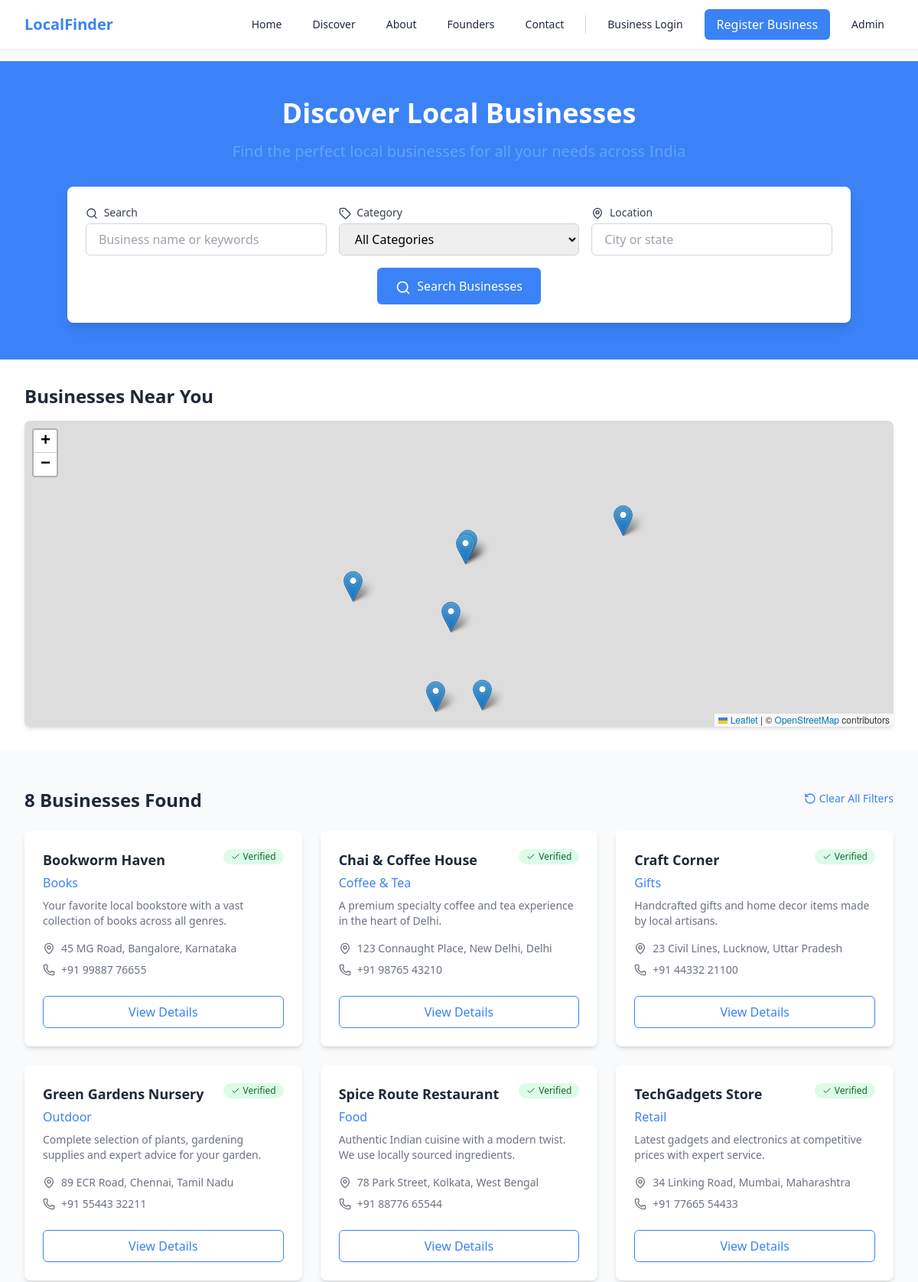
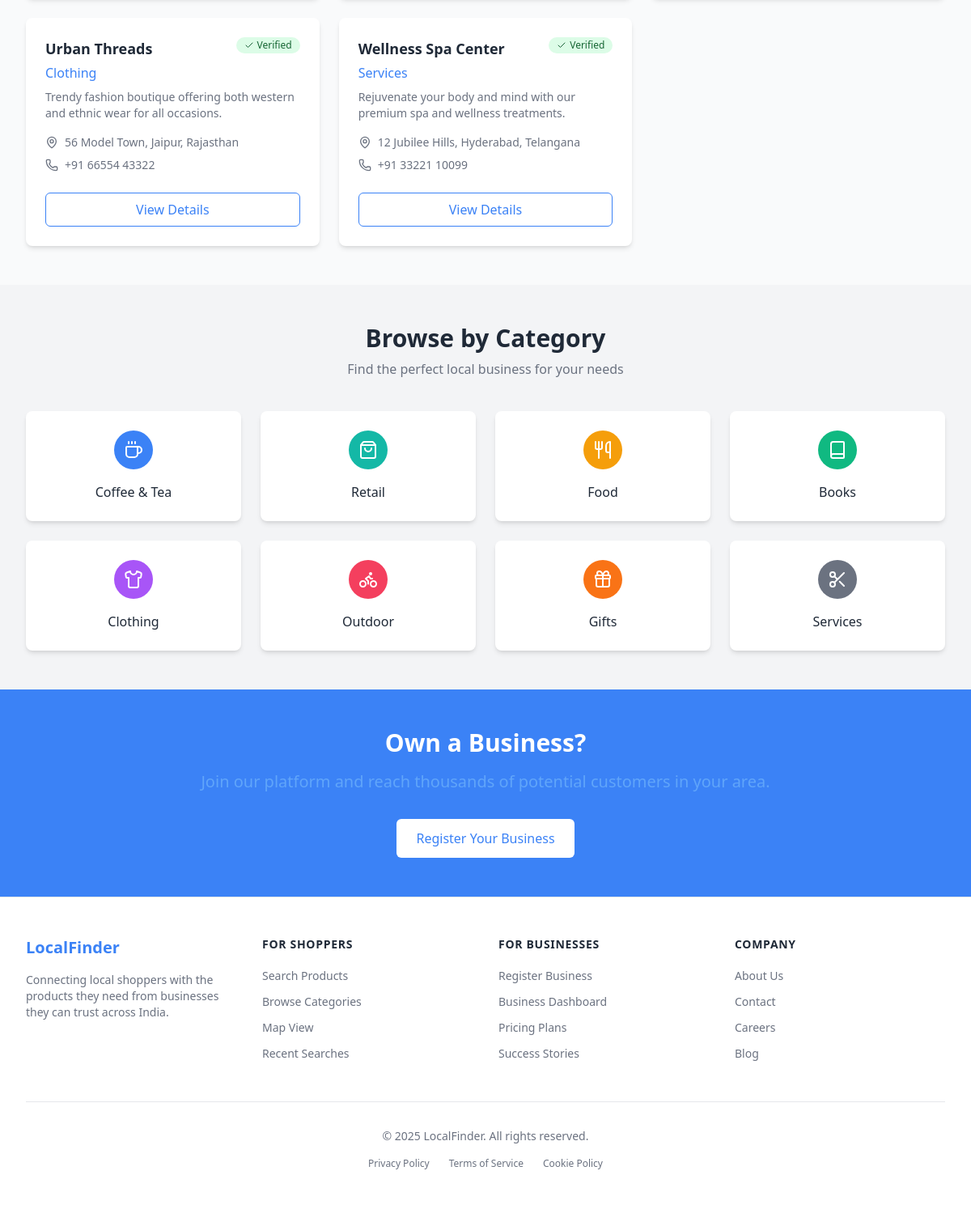
/discover.php, run on the app's committed database (2 pictures, top to bottom).
### tables this page shows
CREATE TABLE `businesses` (
  `id` int(11) NOT NULL AUTO_INCREMENT,
  `business_name` varchar(100) NOT NULL,
  `category` varchar(50) NOT NULL,
  `description` text,
  `address` varchar(200) NOT NULL,
  `city` varchar(50) NOT NULL,
  `state` varchar(50) NOT NULL,
  `postal_code` varchar(20) DEFAULT NULL,
  `phone` varchar(20) NOT NULL,
  `email` varchar(100) NOT NULL,
  `password` varchar(255) NOT NULL,
  `owner_name` varchar(100) DEFAULT NULL,
  `status` enum('pending','approved','rejected') DEFAULT 'pending',
  `created_at` timestamp NOT NULL DEFAULT CURRENT_TIMESTAMP,
  PRIMARY KEY (`id`),
  UNIQUE KEY `email` (`email`)
);

### discover.php (the view, shortened to what this page needs)
<?php
$host = "localhost";
$username = "root";
$password = "";
$database = "localfinder";
$conn = mysqli_connect($host, $username, $password, $database);
$search = isset($_GET['search']) ? $_GET['search'] : '';
$category = isset($_GET['category']) ? $_GET['category'] : '';
$location = isset($_GET['location']) ? $_GET['location'] : '';
$query = "SELECT * FROM businesses WHERE status = 'approved'";
$query .= " ORDER BY business_name ASC";
$result = mysqli_query($conn, $query);
?>
<!DOCTYPE html>
<html lang="en">
<head>
    <script src="https://cdn.tailwindcss.com"></script>
    <link href="https://unpkg.com/lucide-icons/dist/umd/lucide.css" rel="stylesheet">
    <link rel="stylesheet" href="https://unpkg.com/leaflet@1.9.4/dist/leaflet.css"
/>
</head>
<body class="bg-gray-50 min-h-screen flex flex-col">
    <?php include 'header.php'; ?>
    <main class="flex-grow pt-20">
        <div class="bg-finder-blue py-12">
            <div class="max-w-7xl mx-auto px-4 sm:px-6 lg:px-8">
                <div class="text-center">
                    <h1 class="text-4xl font-bold text-white mb-4">Discover Local Businesses</h1>
                    <p class="text-xl text-finder-lightBlue max-w-3xl mx-auto">
                        Find the perfect local businesses for all your needs across India
                    </p>
                </div>
                <div class="max-w-5xl mx-auto mt-8">
                    <form action="<?php echo htmlspecialchars($_SERVER["PHP_SELF"]); ?>" method="GET" class="bg-white p-6 rounded-lg shadow-lg">
                        <div class="grid grid-cols-1 md:grid-cols-3 gap-4">
                            <div>
                                <label for="search" class="block text-sm font-medium text-gray-700 mb-1">
                                    <i data-lucide="search" class="w-4 h-4 inline-block mr-1"></i>
                                    Search
                                </label>
                                <input type="text" id="search" name="search"
                                       class="w-full px-4 py-2 border border-gray-300 rounded-md focus:ring-finder-blue focus:border-finder-blue"
                                       placeholder="Business name or keywords"
                                       value="<?php echo htmlspecialchars($search); ?>">
                            </div>
                            <div>
                                <label for="category" class="block text-sm font-medium text-gray-700 mb-1">
                                    <i data-lucide="tag" class="w-4 h-4 inline-block mr-1"></i>
                                    Category
                                </label>
                                <select id="category" name="category"
                                        class="w-full px-4 py-2 border border-gray-300 rounded-md focus:ring-finder-blue focus:border-finder-blue">
                                    <option value="all" <?php echo empty($category) || $category == 'all' ? 'selected' : ''; ?>>All Categories</option>
                                </select>
                            </div>
                            <div>
                                <label for="location" class="block text-sm font-medium text-gray-700 mb-1">
                                    <i data-lucide="map-pin" class="w-4 h-4 inline-block mr-1"></i>
                                    Location
                                </label>
                                <input type="text" id="location" name="location" list="locations"
                                       class="w-full px-4 py-2 border border-gray-300 rounded-md focus:ring-finder-blue focus:border-finder-blue"
                                       placeholder="City or state"
                                       value="<?php echo htmlspecialchars($location); ?>">
                            </div>
                        </div>
                        <div class="mt-4 flex justify-center">
                            <button type="submit" class="px-6 py-3 bg-finder-blue text-white font-medium rounded-md hover:bg-finder-lightBlue focus:outline-none focus:ring-2 focus:ring-offset-2 focus:ring-finder-blue">
                                <i data-lucide="search" class="w-5 h-5 inline-block mr-1"></i>
                                Search Businesses
                            </button>
                        </div>
                    </form>
                </div>
            </div>
        </div>
        <div class="bg-white py-8">
            <div class="max-w-7xl mx-auto px-4 sm:px-6 lg:px-8">
                <h2 class="text-2xl font-bold text-finder-dark mb-4">Businesses Near You</h2>
                <div id="map" class="w-full h-96 rounded-lg shadow-md"></div>
            </div>
        </div>
        <div class="max-w-7xl mx-auto px-4 sm:px-6 lg:px-8 py-12">
            <div class="mb-6 flex flex-col md:flex-row md:justify-between md:items-center">
                <h2 class="text-2xl font-bold text-finder-dark mb-4 md:mb-0">
                    <?php
                    $count = mysqli_num_rows($result);
                    echo $count . ' ' . ($count == 1 ? 'Business' : 'Businesses') . ' Found';
                    ?>
                </h2>
                <div>
                    <a href="<?php echo htmlspecialchars($_SERVER["PHP_SELF"]); ?>" class="inline-flex items-center text-sm text-finder-blue hover:text-finder-lightBlue">
                        <i data-lucide="rotate-ccw" class="w-4 h-4 mr-1"></i>
                        Clear All Filters
                    </a>
                </div>
            </div>
            <?php if ($count > 0): ?>
                <div class="grid grid-cols-1 md:grid-cols-2 lg:grid-cols-3 gap-6">
                    <?php while ($business = mysqli_fetch_assoc($result)): ?>
                        <div class="bg-white rounded-lg shadow-md overflow-hidden hover:shadow-lg transition-shadow duration-300">
                            <div class="p-6">
                                <div class="flex justify-between items-start">
                                    <div>
                                        <h3 class="text-lg font-semibold text-finder-dark mb-1"><?php echo htmlspecialchars($business['business_name']); ?></h3>
                                        <p class="text-finder-blue mb-2"><?php echo htmlspecialchars($business['category']); ?></p>
                                    </div>
                                    <span class="inline-flex items-center px-2.5 py-0.5 rounded-full text-xs font-medium bg-green-100 text-green-800">
                                        <i data-lucide="check" class="w-3 h-3 mr-1"></i>
                                        Verified
                                    </span>
                                </div>
                                <p class="text-finder-gray text-sm mb-4 line-clamp-2">
                                    <?php
                                    echo !empty($business['description'])
                                         ? htmlspecialchars(substr($business['description'], 0, 150)) . (strlen($business['description']) > 150 ? '...' : '')
                                         : 'No description available';
                                    ?>
                                </p>
                                <div class="space-y-2 text-sm text-finder-gray">
                                    <div class="flex items-start">
                                        <i data-lucide="map-pin" class="w-4 h-4 mr-2 mt-0.5 flex-shrink-0"></i>
                                        <span><?php echo htmlspecialchars($business['address']); ?>, <?php echo htmlspecialchars($business['city']); ?>, <?php echo htmlspecialchars($business['state']); ?></span>
                                    </div>
                                    <div class="flex items-center">
                                        <i data-lucide="phone" class="w-4 h-4 mr-2 flex-shrink-0"></i>
                                        <span><?php echo htmlspecialchars($business['phone']); ?></span>
                                    </div>
                                </div>
                                <div class="mt-6">
                                    <a href="business-detail.php?id=<?php echo $business['id']; ?>" class="block w-full text-center px-4 py-2 border border-finder-blue rounded-md text-finder-blue hover:bg-finder-blue hover:text-white transition-colors duration-300">
                                        View Details
                                    </a>
                                </div>
                            </div>
                        </div>
                    <?php endwhile; ?>
                </div>
            <?php endif; ?>
        </div>
        <div class="bg-gray-100 py-12">
            <div class="max-w-7xl mx-auto px-4 sm:px-6 lg:px-8">
                <div class="text-center mb-10">
                    <h2 class="text-3xl font-bold text-finder-dark">Browse by Category</h2>
                    <p class="mt-2 text-finder-gray">Find the perfect local business for your needs</p>
                </div>
                <div class="grid grid-cols-2 md:grid-cols-4 gap-4 sm:gap-6">
                    <a href="?category=Coffee+%26+Tea" class="group">
                        <div class="bg-white shadow-md rounded-lg hover:shadow-lg transition-shadow duration-300 h-full">
                            <div class="p-6 flex flex-col items-center text-center">
                                <div class="p-3 rounded-full bg-finder-blue mb-4 group-hover:bg-finder-lightBlue transition-colors duration-300">
                                    <i data-lucide="coffee" class="w-6 h-6 text-white"></i>
                                </div>
                                <h3 class="font-medium text-finder-dark">Coffee & Tea</h3>
                            </div>
                        </div>
                    </a>
                    <a href="?category=Retail" class="group">
                        <div class="bg-white shadow-md rounded-lg hover:shadow-lg transition-shadow duration-300 h-full">
                            <div class="p-6 flex flex-col items-center text-center">
                                <div class="p-3 rounded-full bg-finder-teal mb-4 group-hover:bg-teal-500 transition-colors duration-300">
                                    <i data-lucide="shopping-bag" class="w-6 h-6 text-white"></i>
                                </div>
                                <h3 class="font-medium text-finder-dark">Retail</h3>
                            </div>
                        </div>
                    </a>
                    <a href="?category=Food" class="group">
                        <div class="bg-white shadow-md rounded-lg hover:shadow-lg transition-shadow duration-300 h-full">
                            <div class="p-6 flex flex-col items-center text-center">
                                <div class="p-3 rounded-full bg-amber-500 mb-4 group-hover:bg-amber-600 transition-colors duration-300">
                                    <i data-lucide="utensils" class="w-6 h-6 text-white"></i>
                                </div>
                                <h3 class="font-medium text-finder-dark">Food</h3>
                            </div>
                        </div>
                    </a>
                    <a href="?category=Books" class="group">
                        <div class="bg-white shadow-md rounded-lg hover:shadow-lg transition-shadow duration-300 h-full">
                            <div class="p-6 flex flex-col items-center text-center">
                                <div class="p-3 rounded-full bg-emerald-500 mb-4 group-hover:bg-emerald-600 transition-colors duration-300">
                                    <i data-lucide="book" class="w-6 h-6 text-white"></i>
                                </div>
                                <h3 class="font-medium text-finder-dark">Books</h3>
                            </div>
                        </div>
                    </a>
                    <a href="?category=Clothing" class="group">
                        <div class="bg-white shadow-md rounded-lg hover:shadow-lg transition-shadow duration-300 h-full">
                            <div class="p-6 flex flex-col items-center text-center">
                                <div class="p-3 rounded-full bg-purple-500 mb-4 group-hover:bg-purple-600 transition-colors duration-300">
                                    <i data-lucide="shirt" class="w-6 h-6 text-white"></i>
                                </div>
                                <h3 class="font-medium text-finder-dark">Clothing</h3>
                            </div>
                        </div>
                    </a>
                    <a href="?category=Outdoor" class="group">
                        <div class="bg-white shadow-md rounded-lg hover:shadow-lg transition-shadow duration-300 h-full">
                            <div class="p-6 flex flex-col items-center text-center">
                                <div class="p-3 rounded-full bg-rose-500 mb-4 group-hover:bg-rose-600 transition-colors duration-300">
                                    <i data-lucide="bike" class="w-6 h-6 text-white"></i>
                                </div>
                                <h3 class="font-medium text-finder-dark">Outdoor</h3>
                            </div>
                        </div>
                    </a>
                    <a href="?category=Gifts" class="group">
                        <div class="bg-white shadow-md rounded-lg hover:shadow-lg transition-shadow duration-300 h-full">
                            <div class="p-6 flex flex-col items-center text-center">
                                <div class="p-3 rounded-full bg-orange-500 mb-4 group-hover:bg-orange-600 transition-colors duration-300">
                                    <i data-lucide="gift" class="w-6 h-6 text-white"></i>
                                </div>
                                <h3 class="font-medium text-finder-dark">Gifts</h3>
                            </div>
                        </div>
                    </a>
                    <a href="?category=Services" class="group">
                        <div class="bg-white shadow-md rounded-lg hover:shadow-lg transition-shadow duration-300 h-full">
                            <div class="p-6 flex flex-col items-center text-center">
                                <div class="p-3 rounded-full bg-gray-500 mb-4 group-hover:bg-gray-600 transition-colors duration-300">
                                    <i data-lucide="scissors" class="w-6 h-6 text-white"></i>
                                </div>
                                <h3 class="font-medium text-finder-dark">Services</h3>
                            </div>
                        </div>
                    </a>
                </div>
            </div>
        </div>
        <div class="bg-finder-blue py-12">
            <div class="max-w-7xl mx-auto px-4 sm:px-6 lg:px-8 text-center">
                <h2 class="text-3xl font-bold text-white mb-4">Own a Business?</h2>
                <p class="text-xl text-finder-lightBlue mb-8 max-w-3xl mx-auto">
                    Join our platform and reach thousands of potential customers in your area.
                </p>
                <a href="register-business.php" class="inline-block px-6 py-3 bg-white text-finder-blue font-medium rounded-md hover:bg-gray-100 focus:outline-none focus:ring-2 focus:ring-offset-2 focus:ring-white">
                    Register Your Business
                </a>
            </div>
        </div>
    </main>
    <?php include 'footer.php'; ?>
</body>
</html>

### data on the page
businesses: business_name "Bookworm Haven", category "Books", description "Your favorite local bookstore with a vast collection of books across all genres.", address "45 MG Road", city "Bangalore", state "Karnataka", phone "+91 99887 76655"
businesses: business_name "Chai & Coffee House", category "Coffee & Tea", description "A premium specialty coffee and tea experience in the heart of Delhi.", address "123 Connaught Place", city "New Delhi", state "Delhi", phone "+91 98765 43210"
businesses: business_name "Craft Corner", category "Gifts", description "Handcrafted gifts and home decor items made by local artisans.", address "23 Civil Lines", city "Lucknow", state "Uttar Pradesh", phone "+91 44332 21100"
businesses: business_name "Green Gardens Nursery", category "Outdoor", description "Complete selection of plants, gardening supplies and expert advice for your garden.", address "89 ECR Road", city "Chennai", state "Tamil Nadu", phone "+91 55443 32211"
businesses: business_name "Spice Route Restaurant", category "Food", description "Authentic Indian cuisine with a modern twist. We use locally sourced ingredients.", address "78 Park Street", city "Kolkata", state "West Bengal", phone "+91 88776 65544"
businesses: business_name "TechGadgets Store", category "Retail", description "Latest gadgets and electronics at competitive prices with expert service.", address "34 Linking Road", city "Mumbai", state "Maharashtra", phone "+91 77665 54433"
businesses: business_name "Urban Threads", category "Clothing", description "Trendy fashion boutique offering both western and ethnic wear for all occasions.", address "56 Model Town", city "Jaipur", state "Rajasthan", phone "+91 66554 43322"
businesses: business_name "Wellness Spa Center", category "Services", description "Rejuvenate your body and mind with our premium spa and wellness treatments.", address "12 Jubilee Hills", city "Hyderabad", state "Telangana", phone "+91 33221 10099"

### other printed values
$count "8"
